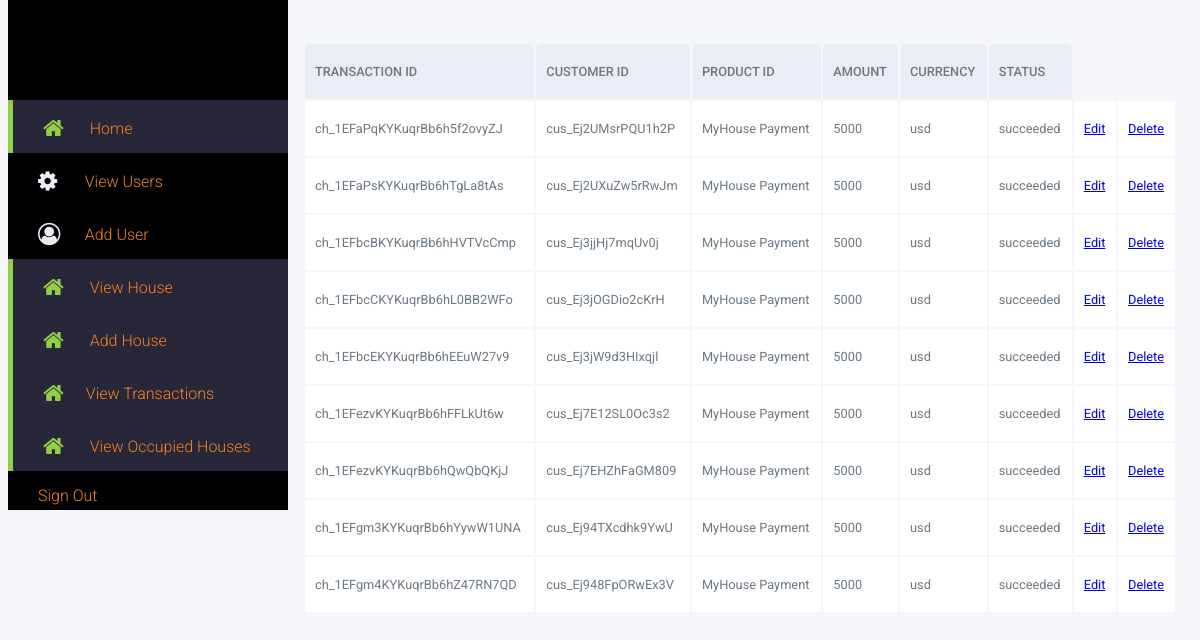
The page /crud/transactions.php on the database its author committed.
### tables this page shows
CREATE TABLE IF NOT EXISTS `transactions` (
  `id` varchar(255) NOT NULL,
  `customer_id` varchar(255) NOT NULL,
  `product` varchar(255) NOT NULL,
  `amount` varchar(255) NOT NULL,
  `currency` varchar(255) NOT NULL,
  `status` varchar(255) NOT NULL,
  `created_at` datetime NOT NULL DEFAULT CURRENT_TIMESTAMP,
  PRIMARY KEY (`id`)
);

### crud/transactions.php (the view, shortened to what this page needs)
<?php
	include "../server.php";
?>
<!DOCTYPE html>
<html>
<head>
	<link rel="stylesheet" type="text/css" href="../css/admin.css">
	<link href="https://stackpath.bootstrapcdn.com/font-awesome/4.7.0/css/font-awesome.min.css" rel="stylesheet">
</head>
<body>
	<section id="sidemenu">
		<nav>
			<a href="../cpanel.php" class="active"><i class="fa fa-home" aria-hidden="true"></i> Home</a>
			<a href="admin.php"><i class="fa fa-cog" aria-hidden="true"> </i> View Users </a>
			<a href="addusers.php"><i class="fa fa-user-circle-o" aria-hidden="true"></i> Add User </a>
			<a href="viewhouse.php" class="active"><i class="fa fa-home" aria-hidden="true"></i> View House</a>
		<a href="../crud/addhouse.php" class="active"><i class="fa fa-home" aria-hidden="true"></i> Add House</a>
<a href="../crud/transactions.php" class="active"><i class="fa fa-home" aria-hidden="true"></i>View Transactions</a>
<a href="../crud/occupied.php" class="active"><i class="fa fa-home" aria-hidden="true"></i> View Occupied Houses</a>
<a href="../DB/userProcess.php?signout">Sign Out</a>
		</nav>
	</section>-->
	<section id="content-area">
		<table>
			<thead>
				<tr>
					<th> Transaction ID </th>
					<th> Customer ID </th>
					<th> Product ID </th>
					<th> Amount </th>
					<th> Currency </th>
					<th> Status </th>
				</tr>
			</thead>
			<?php
				$sql = "SELECT * FROM transactions";
				$result = mysqli_query($db, $sql);
					if ($result -> num_rows > 0) {
					while ($row = mysqli_fetch_object($result)) {
			?>
			<tbody>
				<tr>
					<td> <?php echo $row ->id?> </td>
					<td> <?php echo $row ->customer_id?> </td>
					<td> <?php echo $row ->product?> </td>
					<td> <?php echo $row ->amount?> </td>
					<td> <?php echo $row ->currency?> </td>
					<td> <?php echo $row ->status?> </td>
					<td> <a href="../crud/editusers.php?edited=1&houseid=<?php echo $row->houseid ?>">  Edit</a> </td>
					<td> <a href="../DB/userProcess.php?delete=1&houseid=<?php echo $row->houseid?>" onclick="return confirm('Are you sure you want to delete house <?php echo $row ->housenumber ?>  from the database?')"> Delete </a> </td>
				</tr>
			</tbody>
			<?php
					}
				}else{
					echo "Error";
				}
			?>
		</table>
	</section>
</body>
</html>

### css/admin.css (style rules this page uses)
* { box-sizing: border-box; }
body { font-family: 'Roboto', sans-serif; background: #F4F6F9; }
#content-area { margin-left: 280px; padding: 15px; }
table { width: 100% }
table thead { background: #EAEDF3; }
table thead th { font-size: 0.8rem; padding: 20px 10px; text-transform: uppercase; font-weight: 500; text-align: left; color: #6C7882; -webkit-border-top-left-radius: 5px; -webkit-border-top-right-radius: 5px; -moz-border-radius-top-left: 5px; -moz-border-radius-top-right: 5px; border-top-left-radius: 5px; border-top-right-radius: 5px; }
table tbody { background: #fff; font-size: 0.8rem; }
table tbody td { padding: 20px 10px; color: #6C7882 }
#sidemenu { background: black; width: 280px; position: absolute; top: 0; bottom: 0; height: 510px; #border-radius: 0px 0px 5px 5px; }
#sidemenu nav { padding-top: 100px; }
#sidemenu nav a { display: block; color: #F48320; text-decoration: none; padding: 15px 30px; font-weight: 300; transition: all 0.3s ease-in-out; }
#sidemenu nav a .fa { color: #EAEDF3; font-size: 1.4rem; margin-right: 0.8rem; display: inline-block; width: 30px; position: relative; top: 2px; }
.active { background: #282639; border-left: 5px solid #92CF48; padding: 15px 30px 15px 25px; }
#sidemenu nav a.active .fa { color: #92CF48; }

### rows shown on the page
transactions: id "ch_1EFaPqKYKuqrBb6h5f2ovyZJ", customer "cus_Ej2UMsrPQU1h2P", product "MyHouse Payment", amount "5000", currency "usd", status "succeeded"
transactions: id "ch_1EFaPsKYKuqrBb6hTgLa8tAs", customer "cus_Ej2UXuZw5rRwJm", product "MyHouse Payment", amount "5000", currency "usd", status "succeeded"
transactions: id "ch_1EFbcBKYKuqrBb6hHVTVcCmp", customer "cus_Ej3jjHj7mqUv0j", product "MyHouse Payment", amount "5000", currency "usd", status "succeeded"
transactions: id "ch_1EFbcCKYKuqrBb6hL0BB2WFo", customer "cus_Ej3jOGDio2cKrH", product "MyHouse Payment", amount "5000", currency "usd", status "succeeded"
transactions: id "ch_1EFbcEKYKuqrBb6hEEuW27v9", customer "cus_Ej3jW9d3HIxqjl", product "MyHouse Payment", amount "5000", currency "usd", status "succeeded"
transactions: id "ch_1EFezvKYKuqrBb6hFFLkUt6w", customer "cus_Ej7E12SL0Oc3s2", product "MyHouse Payment", amount "5000", currency "usd", status "succeeded"
transactions: id "ch_1EFezvKYKuqrBb6hQwQbQKjJ", customer "cus_Ej7EHZhFaGM809", product "MyHouse Payment", amount "5000", currency "usd", status "succeeded"
transactions: id "ch_1EFgm3KYKuqrBb6hYywW1UNA", customer "cus_Ej94TXcdhk9YwU", product "MyHouse Payment", amount "5000", currency "usd", status "succeeded"
transactions: id "ch_1EFgm4KYKuqrBb6hZ47RN7QD", customer "cus_Ej948FpORwEx3V", product "MyHouse Payment", amount "5000", currency "usd", status "succeeded"
